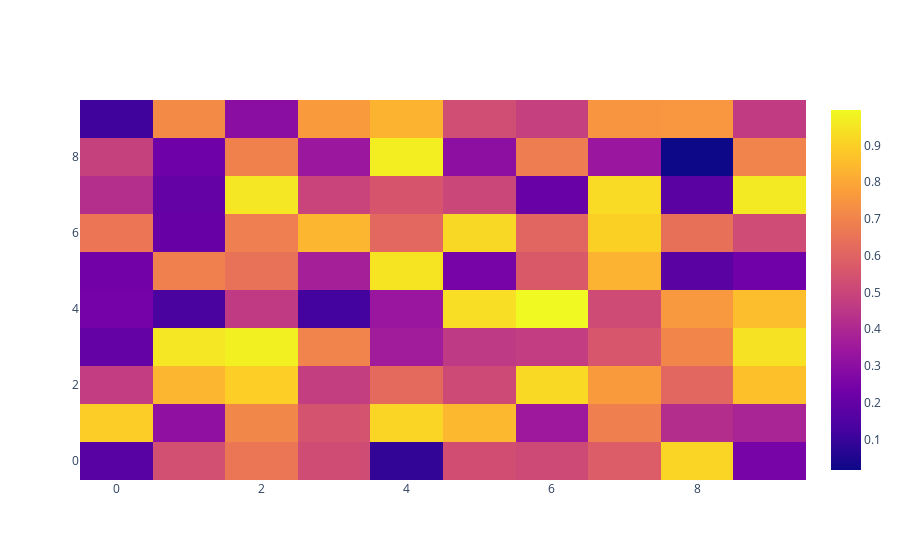

Notebook code cell kept with this figure:
### Code cell
# heatmaps in plotly

data = np.random.rand(10,10)

heatmap = go.Heatmap(z=data)
fig = go.Figure(data=[heatmap])
fig.show()
